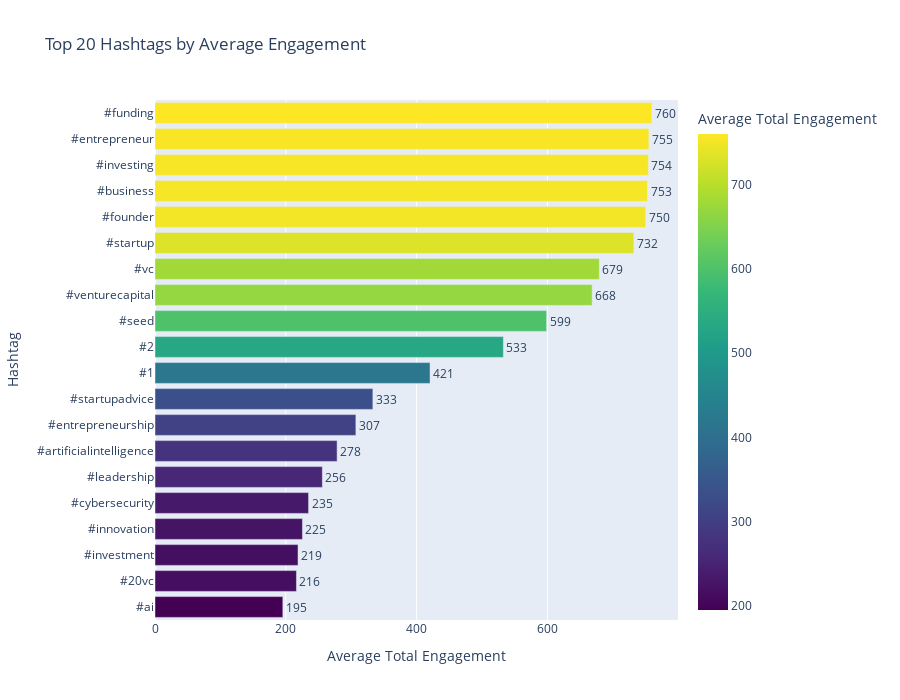

The code cell stored with this chart in its notebook:
### Code cell
# Visualize top hashtags by engagement
top_20_hashtags = hashtag_performance.head(20)

fig = px.bar(
    top_20_hashtags,
    x='Avg_Engagement',
    y='Hashtag',
    orientation='h',
    title='Top 20 Hashtags by Average Engagement',
    labels={'Avg_Engagement': 'Average Total Engagement', 'Hashtag': 'Hashtag'},
    text='Avg_Engagement',
    color='Avg_Engagement',
    color_continuous_scale='Viridis',
    hover_data=['Count', 'Median_Engagement']
)

fig.update_traces(texttemplate='%{text:.0f}', textposition='outside')
fig.update_layout(height=700, showlegend=False)
fig.update_yaxes(categoryorder='total ascending')
fig.show()

# Display static image for GitHub preview
from IPython.display import Image, display
import plotly.io as pio
try:
    img_bytes = pio.to_image(fig, format="png", width=1200, height=700)
    display(Image(img_bytes))
except Exception as e:
    print("Install kaleido: pip install kaleido")
fig.write_html('../output/figures/top_hashtags_by_engagement.html')

### Figure 1 — Plotly figure (JSON) as saved in the notebook; plotly's stock layout.template omitted (floating-point values rounded to 4 significant figures)
{"data": [{"customdata": [[366.0, 504.0], [335.0, 501.0], [335.0, 501.0], [336.0, 501.0], [339.0, 501.0], [358.0, 484.5], [386.0, 429.0], [430.0, 406.0], [39.0, 393.0], [34.0, 263.0], [121.0, 224.0], [38.0, 187.5], [31.0, 148.5], [26.0, 93.0], [42.0, 89.5], [58.0, 155.0], [91.0, 91.0], [85.0, 151.0], [77.0, 151.0], [343.0, 75.0]], "hovertemplate": "Average Total Engagement=%{marker.color}<br>Hashtag=%{y}<br>Count=%{customdata[0]}<br>Median_Engagement=%{customdata[1]}<extra></extra>", "legendgroup": "", "marker": {"color": [759.6, 755.2, 754.4, 753.0, 750.3, 732.1, 679.3, 668.4, 598.8, 532.6, 420.5, 333.1, 307.1, 278.4, 255.9, 234.8, 225.4, 218.7, 216.3, 195.5], "coloraxis": "coloraxis", "pattern": {"shape": ""}}, "name": "", "orientation": "h", "showlegend": false, "text": [759.6, 755.2, 754.4, 753.0, 750.3, 732.1, 679.3, 668.4, 598.8, 532.6, 420.5, 333.1, 307.1, 278.4, 255.9, 234.8, 225.4, 218.7, 216.3, 195.5], "textposition": "outside", "texttemplate": "%{text:.0f}", "type": "bar", "x": [759.6, 755.2, 754.4, 753.0, 750.3, 732.1, 679.3, 668.4, 598.8, 532.6, 420.5, 333.1, 307.1, 278.4, 255.9, 234.8, 225.4, 218.7, 216.3, 195.5], "xaxis": "x", "y": ["#funding", "#entrepreneur", "#investing", "#business", "#founder", "#startup", "#vc", "#venturecapital", "#seed", "#2", "#1", "#startupadvice", "#entrepreneurship", "#artificialintelligence", "#leadership", "#cybersecurity", "#innovation", "#investment", "#20vc", "#ai"], "yaxis": "y"}], "layout": {"barmode": "relative", "coloraxis": {"colorbar": {"title": {"text": "Average Total Engagement"}}, "colorscale": [[0, "#440154"], [0.1111, "#482878"], [0.2222, "#3e4989"], [0.3333, "#31688e"], [0.4444, "#26828e"], [0.5556, "#1f9e89"], [0.6667, "#35b779"], [0.7778, "#6ece58"], [0.8889, "#b5de2b"], [1, "#fde725"]]}, "height": 700, "legend": {"tracegroupgap": 0}, "showlegend": false, "title": {"text": "Top 20 Hashtags by Average Engagement"}, "xaxis": {"anchor": "y", "domain": [0, 1], "title": {"text": "Average Total Engagement"}}, "yaxis": {"anchor": "x", "categoryorder": "total ascending", "domain": [0, 1], "title": {"text": "Hashtag"}}}}
